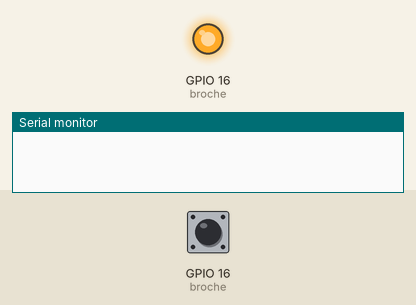
The sketch below on a simulated ESP32. Parts: output pins drawn as LEDs (lit = HIGH), the last lines printed to the serial monitor. The inputs (shaded band) are chosen by the test bench; at power-on: GPIO 16 (broche) HIGH.

Above: at 3.0 s.
3.1 s: GPIO 16 (broche) pulled LOW for 0.15 s
6.2 s: GPIO 16 (broche) pulled LOW for 1 s
10.2 s: GPIO 16 (broche) pulled LOW for 3.2 s
At 13.9 s:
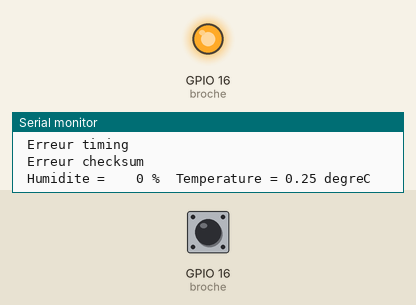
14.9 s: GPIO 16 (broche) pulsed LOW 5 times (0.12 s each, 0.3 s apart)
19.4 s: GPIO 16 (broche) pulsed LOW 2 times (0.12 s each, 0.3 s apart)
At 23.5 s:
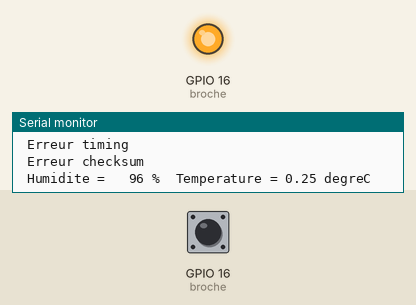
Timing chart, 0 to 24.0 s (numbered marks = the images above; inputs shaded):
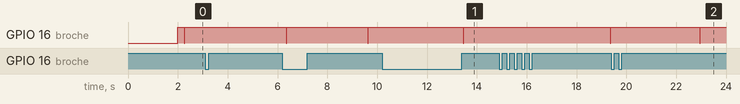

The sketch:

app2_lab1_2.ino
```cpp
// Philippe Mabilleau ing.
// mai 2021

void setup() {
  Serial.begin(115200);
}

void loop() {
  int i, j;
  int duree[42];
  unsigned long pulse;
  byte data[5];
  float humidite;
  float temperature;
  int broche = 16;

  delay(2000);

  pinMode(broche, OUTPUT_OPEN_DRAIN);
  digitalWrite(broche, HIGH);
  delay(250);
  digitalWrite(broche, LOW);
  delay(20);
  digitalWrite(broche, HIGH);
  delayMicroseconds(40);
  pinMode(broche, INPUT_PULLUP);

  while (digitalRead(broche) == HIGH);
  i = 0;

  do {
        pulse = pulseIn(broche, HIGH);
        duree[i] = pulse;
        i++;
  } while (pulse != 0);

  if (i != 42)
    Serial.printf(" Erreur timing \n");

  for (i=0; i<5; i++) {
    data[i] = 0;
    for (j = ((8*i)+1); j < ((8*i)+9); j++) {
      data[i] = data[i] * 2;
      if (duree[j] > 50) {
        data[i] = data[i] + 1;
      }
    }
  }

  if ( (data[0] + data[1] + data[2] + data[3]) != data[4] )
    Serial.println(" Erreur checksum");

  humidite = data[0] + (data[1] / 256.0);
  temperature = data [2] + (data[3] / 256.0);
  Serial.printf(" Humidite = %4.0f \%%  Temperature = %4.2f degreC \n", humidite, temperature);
}
```

Measured:
- after the input at 10.2 s, GPIO 16 (broche): HIGH → LOW after 3.3 s, → HIGH 0.02 s later
- after the input at 14.9 s, GPIO 16 (broche): HIGH → LOW after 4.5 s, → HIGH 0.02 s later
- after the input at 19.4 s, GPIO 16 (broche): HIGH → LOW after 3.6 s, → HIGH 0.02 s later
- by itself, GPIO 16 (broche): alternates HIGH for 3.3 s and LOW for 0.02 s
